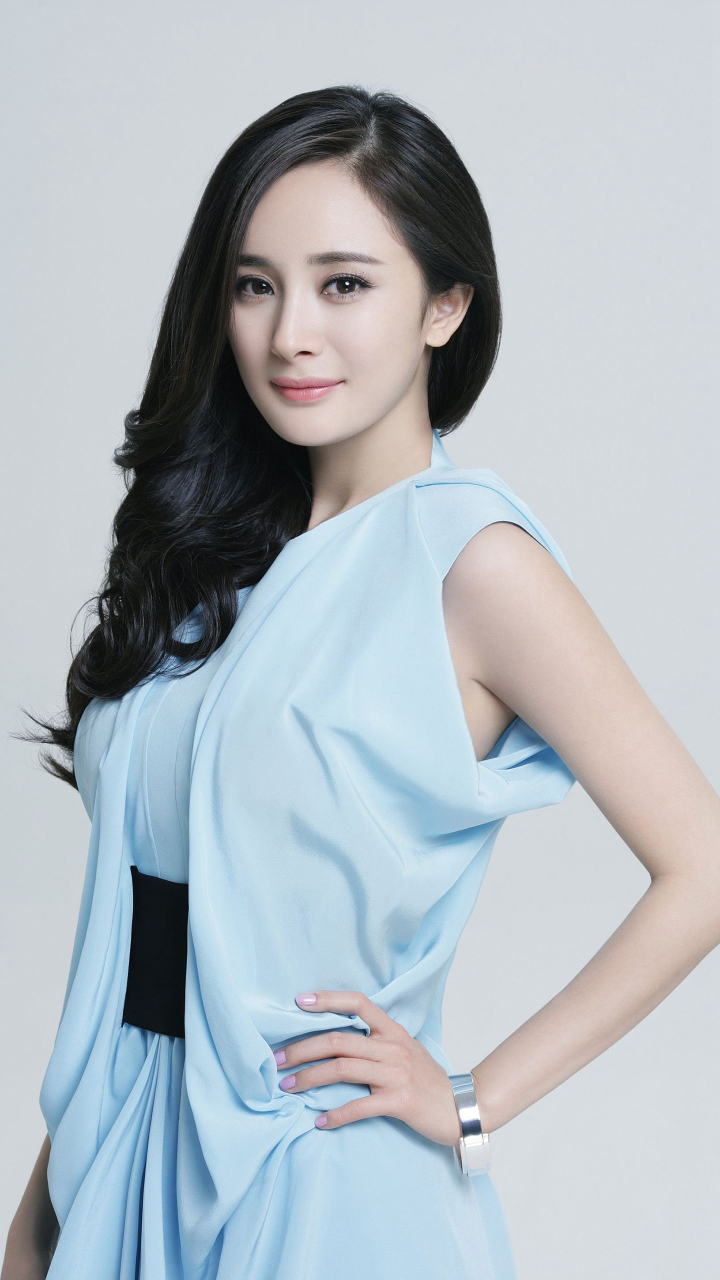
#> input picture damimi.jpg, 1440 x 2560 px, found by its file name (shown at 1/2 size)
$ python image_font_image_draw.py
#> lines starting #> are read from the running program, lines starting #| are printed output that depends on the picture; after the words box and inside, x2 and y2 are one past the last pixel; in counts of white or black regions, pixels touching at a corner belong together
import cv2
import numpy as np


img0 = cv2.imread("H:\\Files\\image_process\\damimi.jpg",1)
#> img0 is the input picture: shape (2560, 1440, 3); mean B, G, R 191.7, 185.1, 176.6
# 文字绘制
# font = cv2.FONT_HERSHEY_SIMPLEX
# cv2.putText(img0,"this is fool",(100,300),font,1,(200,100,255),2,cv2.LINE_AA)
# 图片绘制
imgInfo = img0.shape
#> imgInfo = (2560, 1440, 3)
height = int(imgInfo[0]*0.1)
#> height = 256
width = int(imgInfo[1]*0.1)
#> width = 144
imgRize = cv2.resize(img0,(width,height))
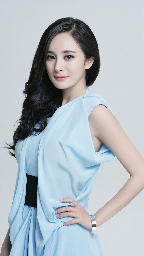
#> imgRize: shape (256, 144, 3); mean B, G, R 191.8, 185.3, 176.8
for i in range(0,height):
    for j in range(0,width):
        img0[i+100,j+100] = imgRize[i,j]
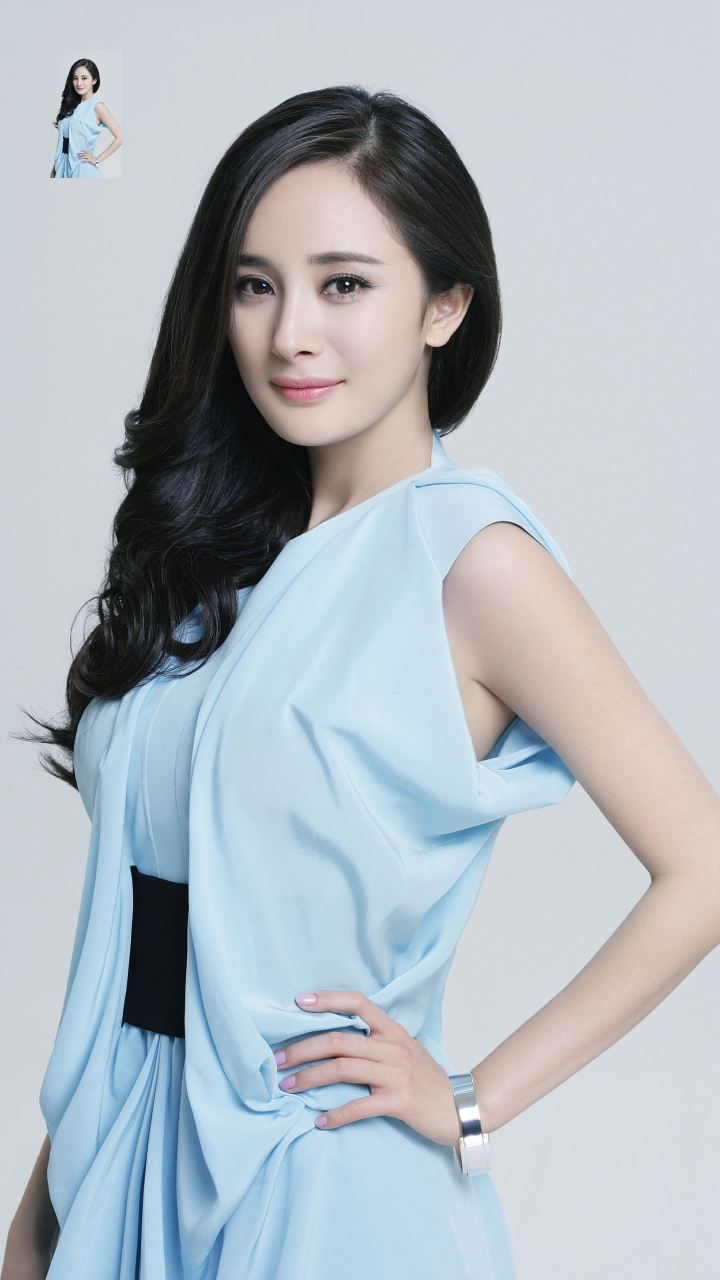
#> img0: shape (2560, 1440, 3) (shown at 1/2 size); 0.99% of pixels changed, all inside (x1, y1, x2, y2) = (100, 100, 244, 356)
cv2.namedWindow("dst",0)
cv2.resizeWindow("dst",240,480)
cv2.imshow("dst",img0)
cv2.waitKey(0)
